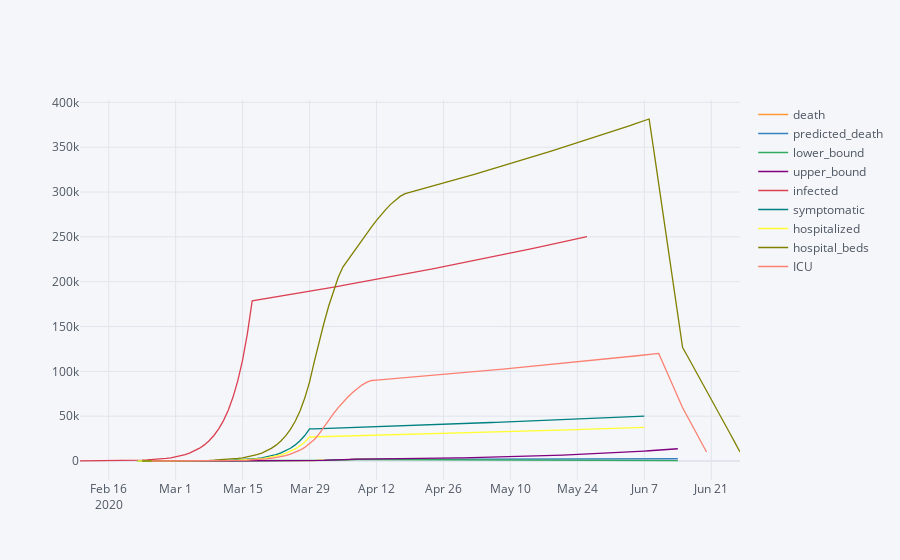

This figure's notebook cell:
### Code cell
daily_metrics.iplot()

### Figure 1 — Plotly figure (JSON) as saved in the notebook; plotly's stock layout.template omitted (floating-point values rounded to 4 significant figures; data arrays with more than 128 entries replaced by an {"elided": "..."} marker saying what was removed)
{"data": [{"line": {"color": "rgba(255, 153, 51, 1.0)", "dash": "solid", "shape": "linear", "width": 1.3}, "mode": "lines", "name": "death", "text": "", "type": "scatter", "x": {"elided": "139 str values"}, "y": {"elided": "139 mixed values"}}, {"line": {"color": "rgba(55, 128, 191, 1.0)", "dash": "solid", "shape": "linear", "width": 1.3}, "mode": "lines", "name": "predicted_death", "text": "", "type": "scatter", "x": {"elided": "139 str values"}, "y": {"elided": "139 mixed values"}}, {"line": {"color": "rgba(50, 171, 96, 1.0)", "dash": "solid", "shape": "linear", "width": 1.3}, "mode": "lines", "name": "lower_bound", "text": "", "type": "scatter", "x": {"elided": "139 str values"}, "y": {"elided": "139 mixed values"}}, {"line": {"color": "rgba(128, 0, 128, 1.0)", "dash": "solid", "shape": "linear", "width": 1.3}, "mode": "lines", "name": "upper_bound", "text": "", "type": "scatter", "x": {"elided": "139 str values"}, "y": {"elided": "139 mixed values"}}, {"line": {"color": "rgba(219, 64, 82, 1.0)", "dash": "solid", "shape": "linear", "width": 1.3}, "mode": "lines", "name": "infected", "text": "", "type": "scatter", "x": {"elided": "139 str values"}, "y": {"elided": "139 mixed values"}}, {"line": {"color": "rgba(0, 128, 128, 1.0)", "dash": "solid", "shape": "linear", "width": 1.3}, "mode": "lines", "name": "symptomatic", "text": "", "type": "scatter", "x": {"elided": "139 str values"}, "y": {"elided": "139 mixed values"}}, {"line": {"color": "rgba(255, 255, 51, 1.0)", "dash": "solid", "shape": "linear", "width": 1.3}, "mode": "lines", "name": "hospitalized", "text": "", "type": "scatter", "x": {"elided": "139 str values"}, "y": {"elided": "139 mixed values"}}, {"line": {"color": "rgba(128, 128, 0, 1.0)", "dash": "solid", "shape": "linear", "width": 1.3}, "mode": "lines", "name": "hospital_beds", "text": "", "type": "scatter", "x": {"elided": "139 str values"}, "y": {"elided": "139 mixed values"}}, {"line": {"color": "rgba(251, 128, 114, 1.0)", "dash": "solid", "shape": "linear", "width": 1.3}, "mode": "lines", "name": "ICU", "text": "", "type": "scatter", "x": {"elided": "139 str values"}, "y": {"elided": "139 mixed values"}}], "layout": {"legend": {"bgcolor": "#F5F6F9", "font": {"color": "#4D5663"}}, "paper_bgcolor": "#F5F6F9", "plot_bgcolor": "#F5F6F9", "title": {"font": {"color": "#4D5663"}}, "xaxis": {"gridcolor": "#E1E5ED", "showgrid": true, "tickfont": {"color": "#4D5663"}, "title": {"font": {"color": "#4D5663"}, "text": ""}, "zerolinecolor": "#E1E5ED"}, "yaxis": {"gridcolor": "#E1E5ED", "showgrid": true, "tickfont": {"color": "#4D5663"}, "title": {"font": {"color": "#4D5663"}, "text": ""}, "zerolinecolor": "#E1E5ED"}}}
